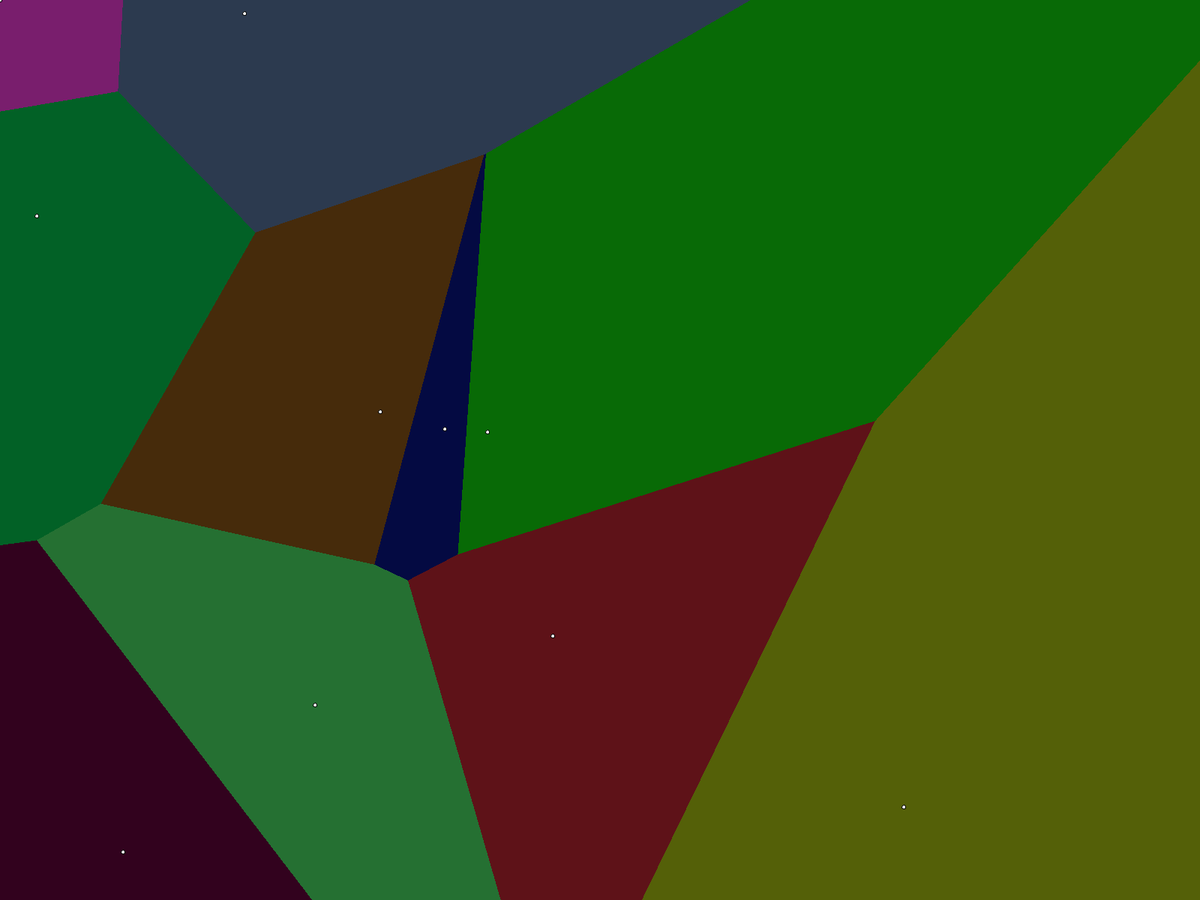
Frame 1 (no input)
Frame 60 (the mouse pressed at the canvas centre just before this capture): identical to frame 1, image omitted
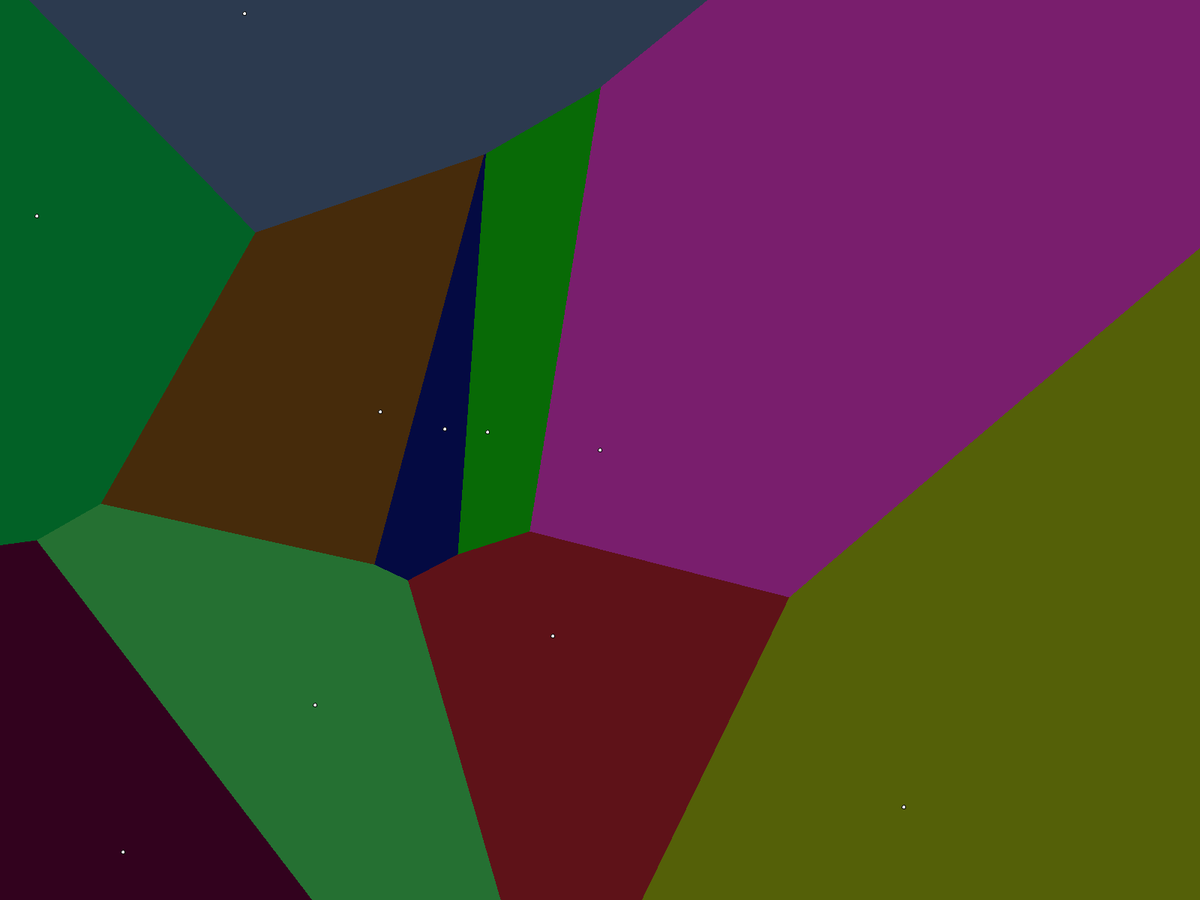
Frame 120 (the mouse held since frame 60 and released just before this capture)

The Processing sketch that drew these frames (run headless with seeded random() and noise(); from frame 60 on, the mouse is pressed at the canvas centre):

// Processing sketch: test
// ── test.pde
class Cell
{
  PVector loc;
  color c;
  Cell(int _x, int _y, color _c)
  {
    loc = new PVector(_x, _y);
    c = _c;
  }
}

ArrayList<Cell> cells = new ArrayList<Cell>();
boolean use_manhattan = false;
void setup()
{
  fullScreen(SPAN);
  for(int i = 0; i < 10; ++i) {
    cells.add(new Cell(
      (int)random(0,width), 
      (int)random(0,height), 
      color(random(0,128), random(0,128), random(0,128))
    ));
  }
}

void draw()
{
  cells.get(0).loc.x = mouseX;
  cells.get(0).loc.y = mouseY;
  background(0);
  
  // Draw the voronoi cells
  drawVoronoi();
  
  // Draw the points
  for(int i = 0; i < cells.size(); ++i) {
    ellipse(cells.get(i).loc.x, cells.get(i).loc.y, 5, 5);
  }
}

void drawVoronoi()
{
  loadPixels();
  int offset = 0;
  
  // Iterate over every pixel
  for(int y = 0; y < height; y++)
  {
    for(int x = 0; x < width; x++)
    {
      float shortest = 1E12;
      int index = -1;
      
      // Find the closest cell
      for(int i = 0; i < cells.size(); ++i)
      {
        Cell cc = cells.get(i);
        float d;
        
        
        if(use_manhattan)
        {
          // Manhattan Distance
          d = abs(x - cc.loc.x) + abs(y - cc.loc.y);
        }
        else
        {
          // Euclidean distance, dont need to sqrt it since actual distance isnt important
          d = sq(x-cc.loc.x) + sq(y-cc.loc.y);
        }
        
        if(d < shortest)
        {
          shortest = d;
          index = i;
        }
      }
      // Set the pixel to the cells color
      pixels[offset++] = cells.get(index).c;
    }
  }
  updatePixels();
}

void addCell() {
  cells.add(new Cell(mouseX, mouseY, 
    color(random(0,255), random(0,255), random(0,255))));
}

void keyPressed()
{
  if(key == 'a')
    addCell();
  if(key == ' ')
    cells.subList(5, cells.size()).clear();
  if(key == 't')
    use_manhattan = !use_manhattan;
}

void mouseReleased() {
  addCell();
}
